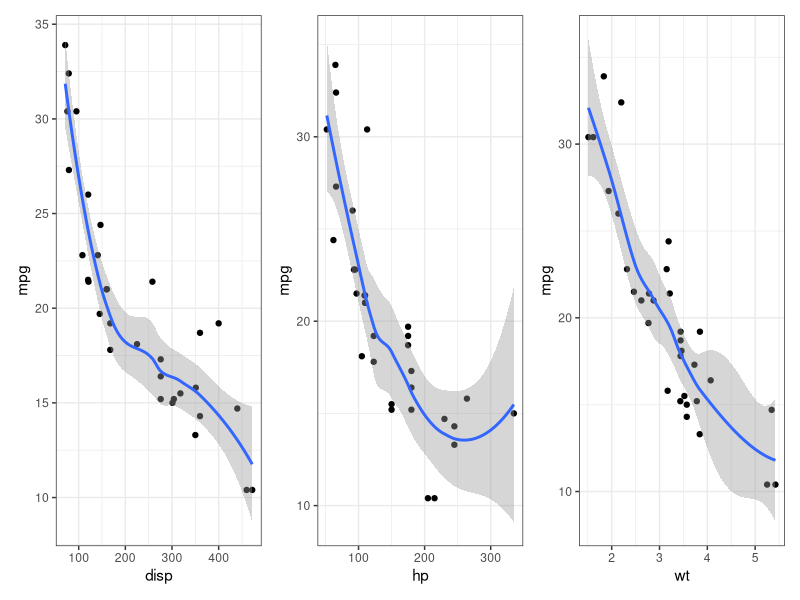

Source code (R):
library(tidyverse)
library(patchwork)

2+2

4+4

p1 = ggplot(mtcars, aes(disp, mpg)) + geom_point() + geom_smooth() + theme_bw()
p2 = ggplot(mtcars, aes(hp, mpg)) + geom_point() + geom_smooth() + theme_bw()
p3 = ggplot(mtcars, aes(wt, mpg)) + geom_point() + geom_smooth() + theme_bw()
p1 + p2 + p3
